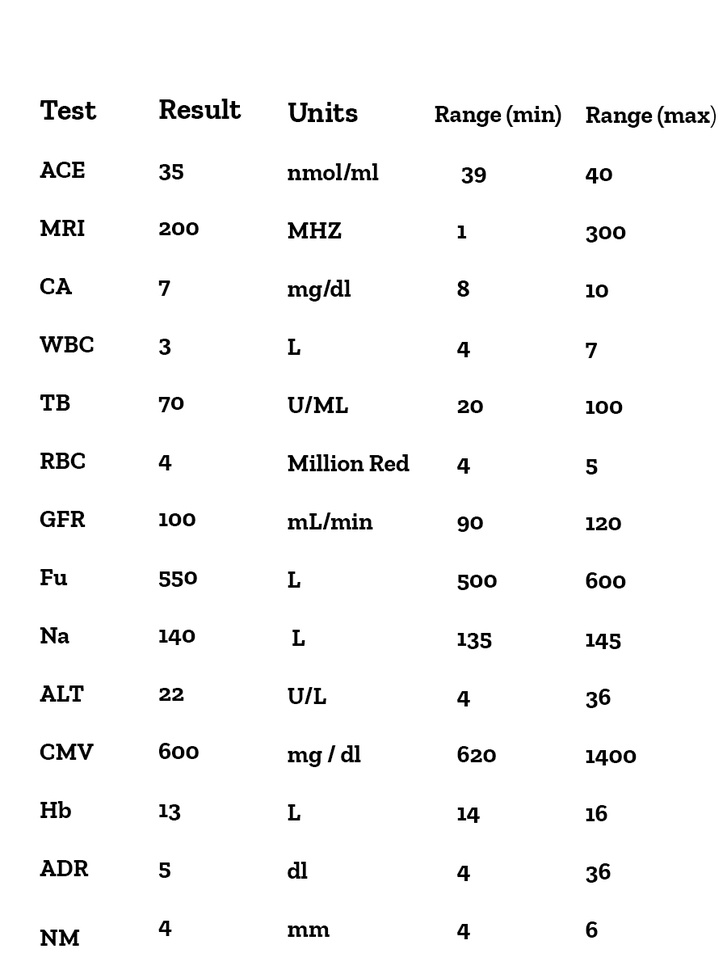
#> input picture FFFFF.jpg, 727 x 970 px, shrunk from 900 x 1200 before the run, found by its file name
$ jupyter execute --allow-errors Untitled8.ipynb
#> lines starting #> are read from the running program, lines starting #| are printed output that depends on the picture; after the words box and inside, x2 and y2 are one past the last pixel; in counts of white or black regions, pixels touching at a corner belong together
[cell 1]
import cv2
import pytesseract
import numpy as np
import pandas as pd
import os

[cell 2]
#pytesseract.pytesseract.tesseract_cmd = r'C:\Users\Magic\Downloads'

[cell 3]
img = cv2.imread(r'C:\Users\Magic\ocr1\ocr\FFFFF.jpg')
#> img is the input picture: shape (970, 727, 3); min 0, max 255, mean 247.6
gray = cv2.cvtColor(img, cv2.COLOR_RGB2GRAY)
gray, img_bin = cv2.threshold(gray,128,255,cv2.THRESH_BINARY | cv2.THRESH_OTSU)
#> img_bin: shape (970, 727); 97% white; 209 black regions (5 under 20 px), largest, box (x1, y1, x2, y2) and area: (159, 99, 176, 119) 202, (40, 336, 63, 352) 190, (40, 220, 61, 236) 185
#> gray = 142
gray = cv2.bitwise_not(img_bin)
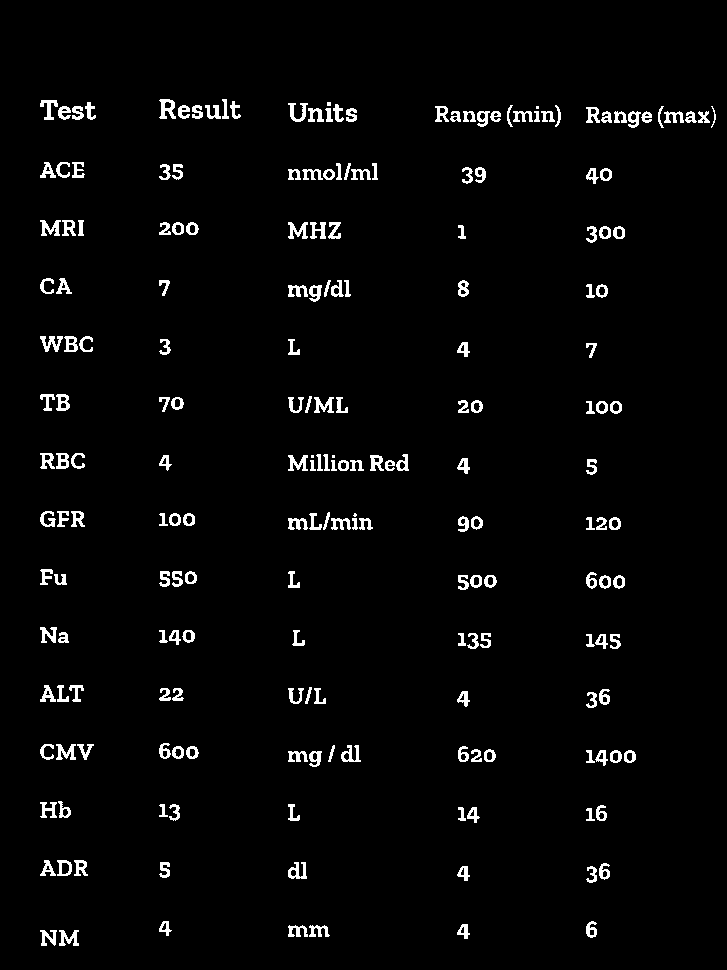
#> gray: shape (970, 727); 3% white; 209 white regions (5 under 20 px), largest, box (x1, y1, x2, y2) and area: (159, 99, 176, 119) 202, (40, 336, 63, 352) 190, (40, 220, 61, 236) 185

[cell 4]
kernel = np.ones((2, 1), np.uint8)
img = cv2.erode(gray, kernel, iterations=1)
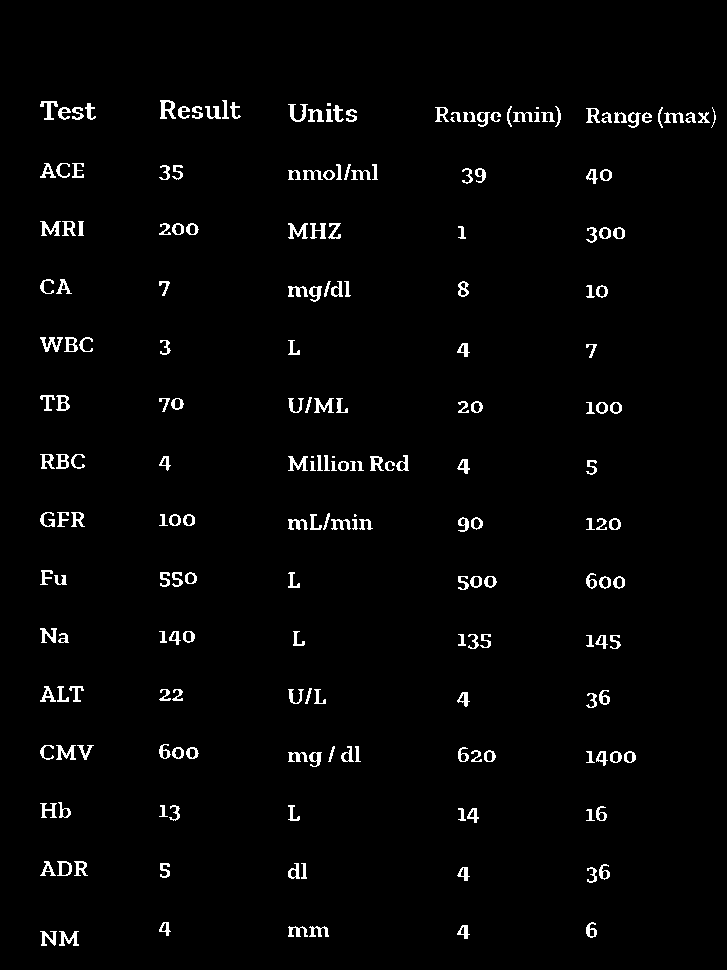
#> img: shape (970, 727); 2.4% white; 214 white regions (6 under 20 px), largest, box (x1, y1, x2, y2) and area: (160, 100, 176, 119) 172, (40, 337, 63, 352) 162, (288, 223, 308, 239) 159
img = cv2.dilate(img, kernel, iterations=1)
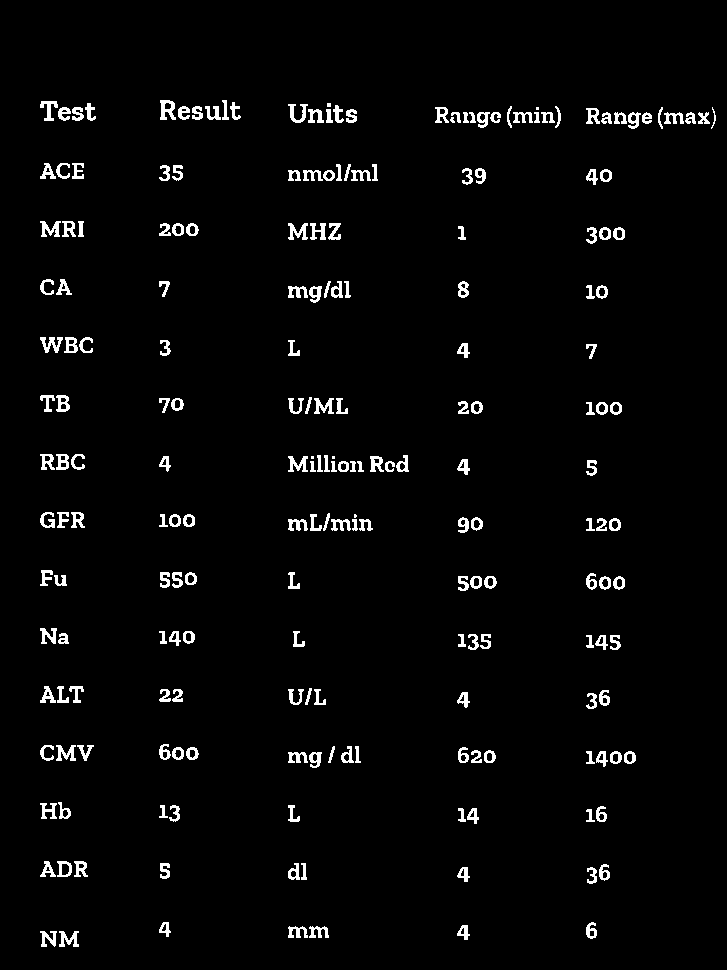
#> img: shape (970, 727); 3% white; 214 white regions (5 under 20 px), largest, box (x1, y1, x2, y2) and area: (160, 100, 176, 120) 200, (40, 337, 63, 353) 190, (40, 221, 61, 237) 185
#> (the rest of this cell did not finish here and is left out)

[cell 5]
from typing import List


class Test:
    name: str
    result: str
    unit: str
    rangeMin: str
    rangeMax: str

    def __init__(self, name, result, unit, rangeMin, rangeMax):
        self.name = name
        self.result = result
        self.unit = unit
        self.rangeMin = rangeMin
        self.rangeMax = rangeMax


def getTests(inputString) -> List[Test]:
    testsList = []
    for line in inputString.split("\n"):
        if line.split(" ").__len__() > 4:
            obj = line.strip().split(" ")
            testsList.append(Test(obj[0], obj[1], obj[2], obj[3], obj[4]))
    testsList.__delitem__(0)
    return testsList


if __name__ == "__main__":
    input = "Test Result Units Range(min) Range(max)\n\nACE 35 nmol/ml 39 40\nMRI Piolo) MHZ 1 Kiere]\nCA 7 mg/dl 8 10\nWBC 3 L 4 7\nTB vie) U/ML 20 sere)\nRBC 4 Million Red 4 E}\nGFR Kolo) mL/min isto) 120\nFu 550 L 500 (Tere)\nNa 140 L 135 145\nALT 22 U/L 4 Kis)\nCMV 600 mg/dl 620 a Tore)\nHb 13 L 14 A)\nADR 5 rel 4 36\n\nNM 4 mm 4 6\n'"
    output = getTests(input)
    # getTests() returns list of test object
    print(output[0].__dict__)

#> (the rest of this cell did not finish here and is left out)

#> (a cell that did not finish here is left out)

[cell 7]
# [5 lines of commented-out code are left out]

[cell 8]
#data.original_title[0]

#> (a cell that did not finish here is left out)

[cell 10]
from TestsResultExample import *

getTests('Test Result Units Range(min) Range (max)\n\nACE 35 nmol/ml 39 40\nMRI Piolo) MHZ 1 Kiere]\nCA 7 mg/dl 8 10\nWBC 3 L 4 7\nTB vie) U/ML 20 sere)\nRBC 4 Million Red 4 E}\nGFR Kolo) mL/min isto) 120\nFu 550 L 500 (Tere)\nNa 140 L 135 145\nALT 22 U/L 4 Kis)\nCMV 600 mg/dl 620 a Tore)\nHb 13 L 14 A)\nADR 5 rel 4 36\n\nNM 4 mm 4 6\n')

#> (a cell that did not finish here is left out)

[cell 12]
for i in range(10):
    print(output[i].__dict__)
